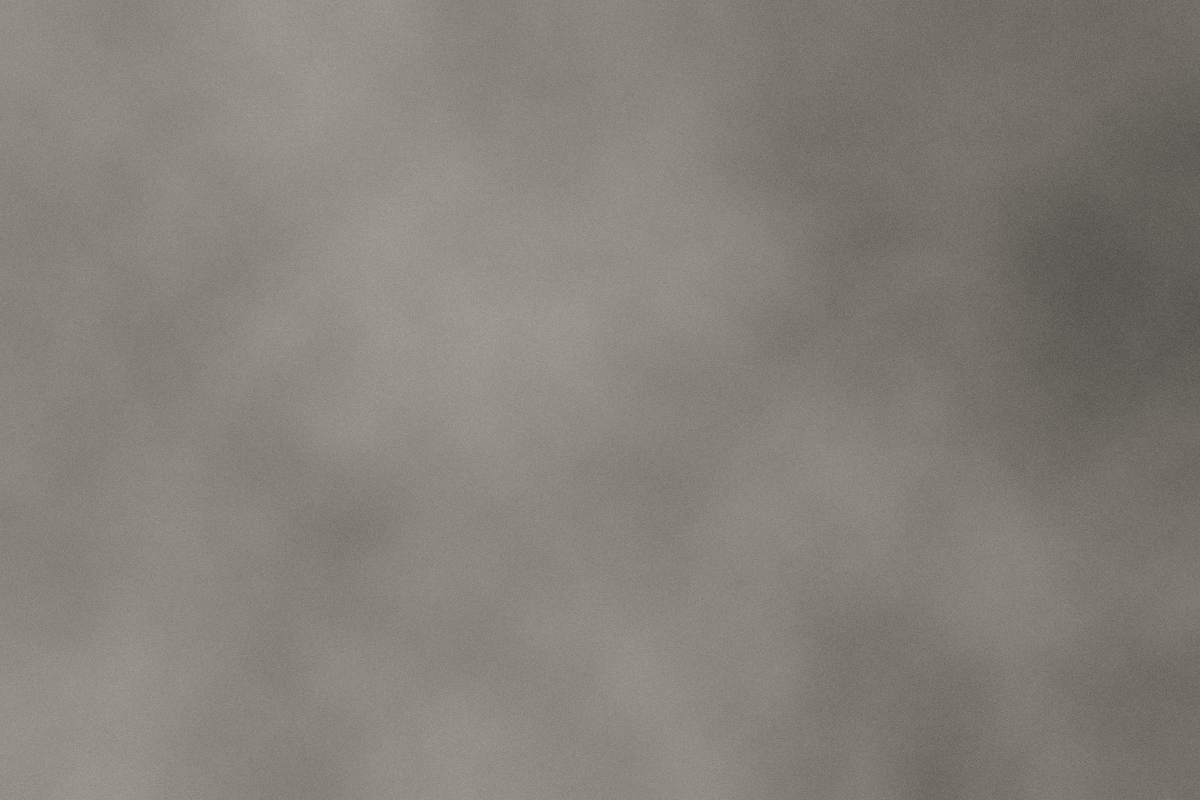
#> input picture videos/tanto-faz-lyric/assets/img/concrete.jpg, 2400 x 1600 px (shown at 1/2 size); its folder holds only this picture in this run
$ python -i render_moonlight.py   (imports and definitions only)
#> lines starting #> are read from the running program, lines starting #| are printed output that depends on the picture
#!/usr/bin/env python3
"""Edit no estilo 'moonlight' (cinematográfico, suave, sonhador) com os mesmos cortes de edit.json.

Uso: python3 render_moonlight.py <pasta_dos_clipes> <musica.mp3> <saida.mp4> [--preview] [--from T --to T]

Efeitos (tirados do vídeo de referência):
  - color grade diferente por cena (roxo monocromático, teal noturno, pastel lavado, frio), pretos levantados
  - glow difuso (Pro-Mist), bloom e halation nas altas luzes, superexposição nos abates
  - câmera virtual: push-in lento, ângulo holandês, tremida de mão; o zoom recorta o HUD
  - lens blur com bokeh (rack focus) e profundidade de campo nas bordas
  - transições: mergulho no escuro com raios de luz, smear direcional, flash superexposto, desfoque
  - faixas de cinema 2.35:1 que entram e saem
  - a jogada da pausa aparece numa tela 3D flutuante e a câmera mergulha nela no abate
  - câmera lenta por optical flow, motion blur, granulação, vinheta, aberração cromática leve
  - som abafado (filtro passa-baixa) durante a tela flutuante, voltando cheio no abate
"""
import json, math, os, subprocess, sys
import numpy as np, cv2

HERE = os.path.dirname(os.path.abspath(__file__))
W, H, FPS = 1280, 720, 30
OUT_W, OUT_H = 1920, 1080
CX, CY = W / 2, H / 2

# [2 lines not run here, left out]
args = sys.argv[1:]
# [1 line that did not run here, left out]
preview = '--preview' in args
T_FROM = float(args[args.index('--from') + 1]) if '--from' in args else 0.0
T_TO = float(args[args.index('--to') + 1]) if '--to' in args else None
# [1 line that did not run here, left out]
# [1 line that did not run here, left out]
# [1 line that did not run here, left out]
# [1 line that did not run here, left out]
# [1 line that did not run here, left out]
# [1 line that did not run here, left out]
# [1 line that did not run here, left out]
rng = np.random.default_rng(11)

GX, GY = np.meshgrid(np.arange(W, dtype=np.float32), np.arange(H, dtype=np.float32))
RADN = np.sqrt(((GX - CX) / CX) ** 2 + ((GY - CY) / CY) ** 2)


# [16 lines left out: functions clip_path, src_time, not called in this run]


def smooth(x):
    x = min(1.0, max(0.0, x))
    return x * x * (3 - 2 * x)


# ================= fonte com optical flow (câmera lenta + motion blur) =================
DIS = cv2.DISOpticalFlow_create(cv2.DISOPTICAL_FLOW_PRESET_MEDIUM)


class Source:
    # [50 lines left out: functions __init__, flow, get, not called in this run]


_sources = {}


# [7 lines left out: function source, not called in this run]


# ================= lente =================
_disks = {}


# [18 lines left out: functions disk, lens_blur, not called in this run]


DOF_MASK = np.clip((RADN - 0.55) / 0.5, 0, 1)[..., None] ** 1.3


def depth_of_field(img, amount=1.0):
    return img * (1 - DOF_MASK * amount) + lens_blur(img, 5) * DOF_MASK * amount


# ================= cor =================
LOOKS = {
    # sat, contraste, gamma, lift rgb, gain rgb, tint rgb, mistura do tint
    'purple':     dict(sat=0.55, con=1.08, gam=1.15, lift=(0.07, 0.01, 0.12), gain=(0.98, 0.72, 1.05), tint=(0.9, 0.35, 1.0), mix=0.45),
    'teal_night': dict(sat=0.95, con=1.02, gam=1.12, lift=(0.0, 0.06, 0.09), gain=(1.02, 0.98, 1.0), tint=(0.3, 0.9, 1.0), mix=0.12),
    'pastel':     dict(sat=0.9, con=0.98, gam=0.95, lift=(0.10, 0.07, 0.10), gain=(1.08, 1.0, 1.04), tint=(1.0, 0.8, 0.9), mix=0.1),
    'cold':       dict(sat=0.7, con=1.06, gam=1.0, lift=(0.05, 0.08, 0.1), gain=(0.95, 1.0, 1.04), tint=(0.5, 0.85, 1.0), mix=0.15),
}


# [12 lines left out: function look, not called in this run]


def glow_stack(img, extra=0.0):
    """Pro-Mist + bloom + halation."""
#> called with extra = 0
    small = cv2.resize(np.clip(img, 0, 2), (W // 4, H // 4), interpolation=cv2.INTER_AREA)
#> small: shape (180, 320, 3); every value is 2
    mist = cv2.GaussianBlur(small, (0, 0), 10)
    lum = small.max(2, keepdims=True)
#> lum: shape (180, 320, 1); every value is 2
    hl = np.clip((lum - 0.72) * 3, 0, 1) * small
#> hl: shape (180, 320, 3) float64; every value is 2
    bloom = cv2.GaussianBlur(hl, (0, 0), 5) * 0.35 + cv2.GaussianBlur(hl, (0, 0), 18) * 0.4
#> bloom: shape (180, 320, 3) float64; every value is 1.5
    hal = cv2.GaussianBlur(np.clip((lum - 0.75) * 4, 0, 1), (0, 0), 3)[..., None] * np.array([1.0, 0.35, 0.15], np.float32) * 0.35
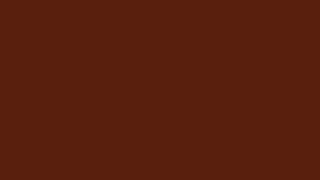
#> hal: shape (180, 320, 3) float64; mean R, G, B 0.35, 0.122, 0.0525
    add = cv2.resize(bloom * (1 + 1.2 * extra) + hal, (W, H))
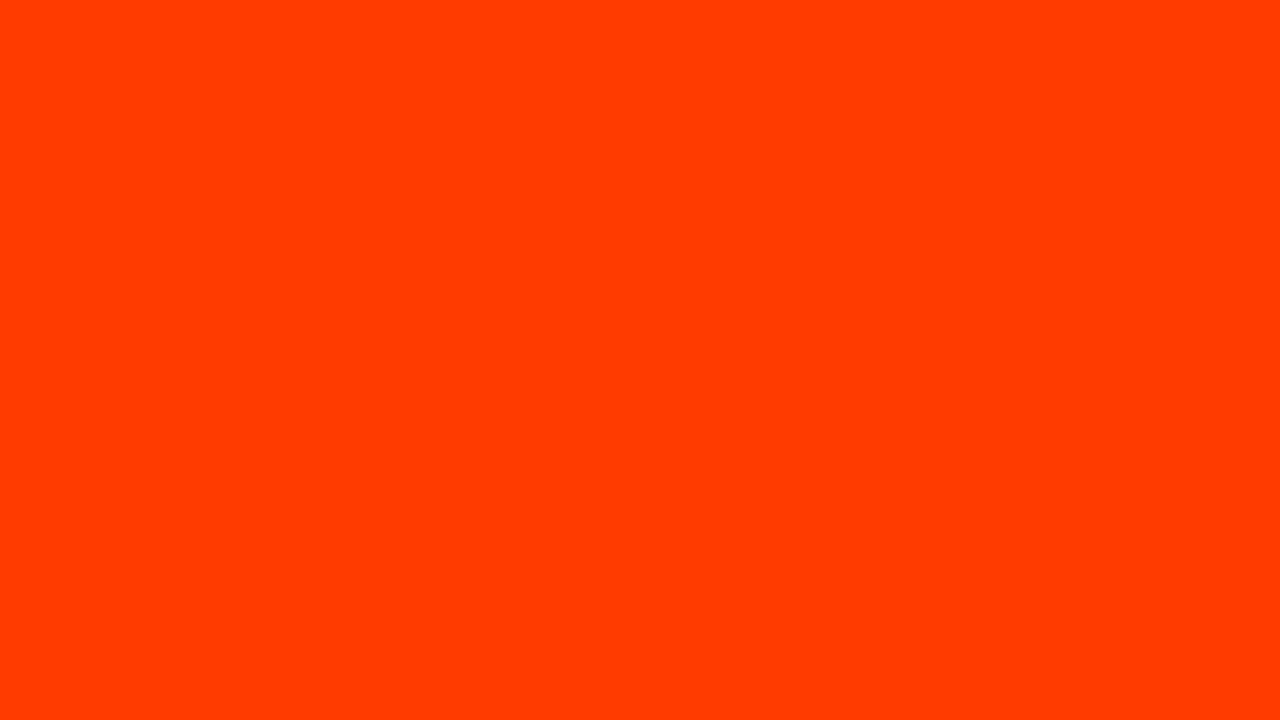
#> add: shape (720, 1280, 3) float64; mean R, G, B 1.85, 1.62, 1.55; drawn with min black and max white
    mist = cv2.resize(mist, (W, H))
#> mist: shape (720, 1280, 3); every value is 2
#> (the run stopped early here; a loop or call above may not have finished)
